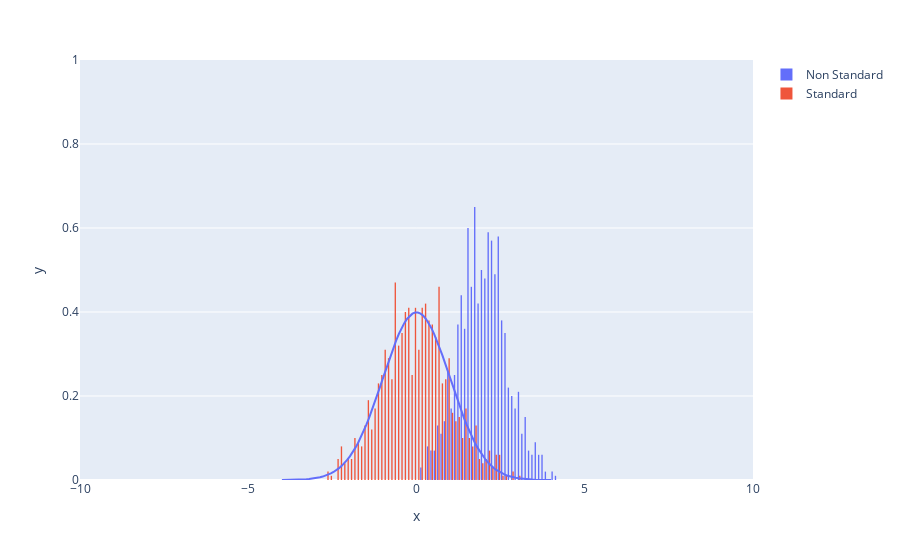

The cell this chart's notebook holds for it:
### Code cell
fig = px.line(theortical_standard_distribution, x='x', y='y', range_x=(-10,10), range_y=(0,1))
hist_fig = px.histogram(normal_samples.append(standarized_samples), x='sample', color='type', histnorm='probability density', nbins=100)
fig.add_trace(hist_fig.data[0])
fig.add_trace(hist_fig.data[1])

### Figure 1 — Plotly figure (JSON) as saved in the notebook; plotly's stock layout.template omitted (floating-point values rounded to 4 significant figures; data arrays with more than 128 entries replaced by an {"elided": "..."} marker saying what was removed)
{"data": [{"hovertemplate": "x=%{x}<br>y=%{y}<extra></extra>", "legendgroup": "", "line": {"color": "#636efa", "dash": "solid"}, "mode": "lines", "name": "", "orientation": "v", "showlegend": false, "type": "scatter", "x": [-4, -3.919, -3.838, -3.758, -3.677, -3.596, -3.515, -3.434, -3.354, -3.273, -3.192, -3.111, -3.03, -2.949, -2.869, -2.788, -2.707, -2.626, -2.545, -2.465, -2.384, -2.303, -2.222, -2.141, -2.061, -1.98, -1.899, -1.818, -1.737, -1.657, -1.576, -1.495, -1.414, -1.333, -1.253, -1.172, -1.091, -1.01, -0.9293, -0.8485, -0.7677, -0.6869, -0.6061, -0.5253, -0.4444, -0.3636, -0.2828, -0.202, -0.1212, -0.0404, 0.0404, 0.1212, 0.202, 0.2828, 0.3636, 0.4444, 0.5253, 0.6061, 0.6869, 0.7677, 0.8485, 0.9293, 1.01, 1.091, 1.172, 1.253, 1.333, 1.414, 1.495, 1.576, 1.657, 1.737, 1.818, 1.899, 1.98, 2.061, 2.141, 2.222, 2.303, 2.384, 2.465, 2.545, 2.626, 2.707, 2.788, 2.869, 2.949, 3.03, 3.111, 3.192, 3.273, 3.354, 3.434, 3.515, 3.596, 3.677, 3.758, 3.838, 3.919, 4], "xaxis": "x", "y": [0.0001338, 0.0001843, 0.0002521, 0.0003427, 0.0004628, 0.0006209, 0.0008275, 0.001096, 0.001442, 0.001884, 0.002446, 0.003156, 0.004045, 0.00515, 0.006515, 0.008188, 0.01022, 0.01268, 0.01563, 0.01914, 0.02328, 0.02813, 0.03377, 0.04029, 0.04774, 0.05621, 0.06574, 0.0764, 0.0882, 0.1012, 0.1153, 0.1305, 0.1468, 0.164, 0.1821, 0.2008, 0.22, 0.2395, 0.2591, 0.2783, 0.2971, 0.3151, 0.332, 0.3475, 0.3614, 0.3734, 0.3833, 0.3909, 0.396, 0.3986, 0.3986, 0.396, 0.3909, 0.3833, 0.3734, 0.3614, 0.3475, 0.332, 0.3151, 0.2971, 0.2783, 0.2591, 0.2395, 0.22, 0.2008, 0.1821, 0.164, 0.1468, 0.1305, 0.1153, 0.1012, 0.0882, 0.0764, 0.06574, 0.05621, 0.04774, 0.04029, 0.03377, 0.02813, 0.02328, 0.01914, 0.01563, 0.01268, 0.01022, 0.008188, 0.006515, 0.00515, 0.004045, 0.003156, 0.002446, 0.001884, 0.001442, 0.001096, 0.0008275, 0.0006209, 0.0004628, 0.0003427, 0.0002521, 0.0001843, 0.0001338], "yaxis": "y"}, {"alignmentgroup": "True", "bingroup": "x", "histnorm": "probability density", "hovertemplate": "type=Non Standard<br>sample=%{x}<br>probability density=%{y}<extra></extra>", "legendgroup": "Non Standard", "marker": {"color": "#636efa", "pattern": {"shape": ""}}, "name": "Non Standard", "nbinsx": 100, "offsetgroup": "Non Standard", "orientation": "v", "showlegend": true, "type": "histogram", "visible": true, "x": {"elided": "1000 float values"}, "xaxis": "x", "yaxis": "y"}, {"alignmentgroup": "True", "bingroup": "x", "histnorm": "probability density", "hovertemplate": "type=Standard<br>sample=%{x}<br>probability density=%{y}<extra></extra>", "legendgroup": "Standard", "marker": {"color": "#EF553B", "pattern": {"shape": ""}}, "name": "Standard", "nbinsx": 100, "offsetgroup": "Standard", "orientation": "v", "showlegend": true, "type": "histogram", "visible": true, "x": {"elided": "1000 float values"}, "xaxis": "x", "yaxis": "y"}], "layout": {"autosize": true, "legend": {"tracegroupgap": 0}, "margin": {"t": 60}, "xaxis": {"anchor": "y", "domain": [0, 1], "range": [-10, 10], "title": {"text": "x"}, "type": "linear"}, "yaxis": {"anchor": "x", "domain": [0, 1], "range": [0, 1], "title": {"text": "y"}, "type": "linear"}}}
